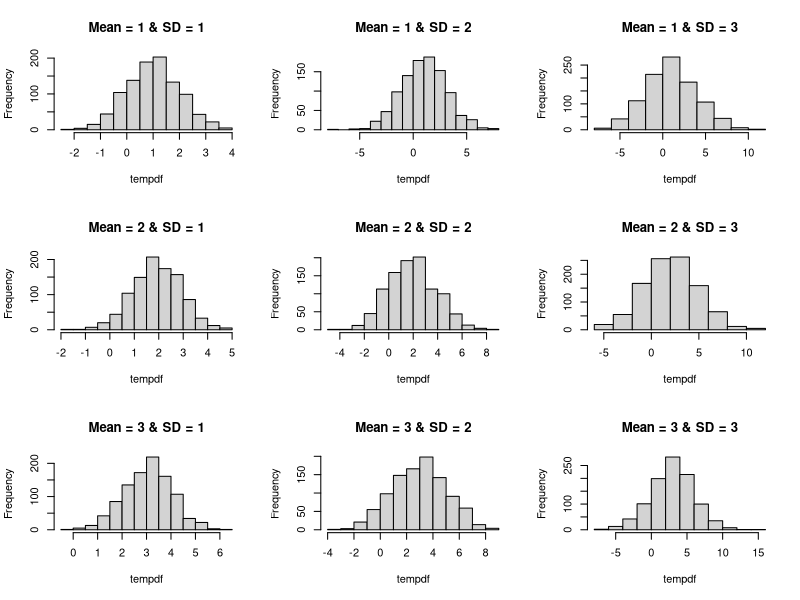

The R script that drew this image:
## ---- chunk 1
library(palmerpenguins)
penguins <- penguins[!is.na(penguins$body_mass_g),]
penguins <- data.frame(penguins) ## drop NAs and convert to  data.frame
str(penguins)


### separate linear models for each species
adelie <- subset(penguins, species=="Adelie")
corAde <- cor(adelie$bill_length_mm, adelie$bill_depth_mm, use="complete.obs")
chinstrap <- subset(penguins, species=="Chinstrap")
corchin <- cor(chinstrap$bill_length_mm, chinstrap$bill_depth_mm, use="complete.obs")
gentoo <- subset(penguins, species=="Gentoo")
corGen <- cor(gentoo$bill_length_mm, gentoo$bill_depth_mm, use="complete.obs")
penguinDF <- data.frame(species=c("Adelie","Chinstrap","Gentoo"), 
                        corValue =c(corAde,corchin,corGen) )

## ---- chunk 2
for(i in 1:5){
  print(i)
}

## ---- chunk 3

## list species
speciesNames <- c("Adelie","Chinstrap","Gentoo")

## Empty vector to fill
outCor <- c()

for(i in 1:3){
tempPenguin <- subset(penguins, species==speciesNames[i]) ## subset species by that iteration
corVal <- cor(tempPenguin$bill_length_mm, tempPenguin$bill_depth_mm, use="complete.obs") ##conduct correlation
outCor <- c(outCor,corVal) ## join empty vector with new cor value
}
outCor

## ---- chunk 4

## Empty vector to fill
outCor <- c()

for(i in c("Adelie","Chinstrap","Gentoo")){
tempPenguin <- subset(penguins, species== i ) ## subset species by that iteration
corVal <- cor(tempPenguin$bill_length_mm, tempPenguin$bill_depth_mm, use="complete.obs") ##conduct correlation
outCor <- c(outCor,corVal) ## join empty vector with new cor value
}
outCor

## ---- chunk 5
## Empty data.frame to fill
coefout <- data.frame()

for(i in c("Adelie","Chinstrap","Gentoo")){
model <- lm(flipper_length_mm ~ body_mass_g, data= penguins, species == i )
dfTemp <- data.frame(species= i, 
                      coefficient = coef(model)[2],
                      intercept = coef(model)[2])
coefout <- rbind(coefout,dfTemp)
}
coefout
## ---- chunk 6
## Empty data.frame to fill
coefout <- data.frame()

for(i in c("Adelie","Chinstrap","Gentoo")){
  for(j in 2007:2009){
    
model <- lm(flipper_length_mm ~ body_mass_g, data= penguins, species == i & year == j )
dfTemp <- data.frame(species= i, 
                     year = j,
                      coefficient = coef(model)[2],
                      intercept = coef(model)[2])
coefout <- rbind(coefout,dfTemp)
  }
}
coefout
## ---- chunk 7

par(mfrow=c(3,3))
for(i in 1:3){
  for(j in 1:3){
  tempdf <- rnorm(1000, mean= i, sd = j )
  hist(tempdf, main=paste0("Mean = ",i," & SD = ",j))
  }
}


## ---- chunk 8

## Create output dataframe
outDF <- data.frame()

for(i in c(4,6,8)){
  m1 <- lm(mpg ~ hp, data=mtcars, cyl==i) ## linear model through mtcars dataset for each cylinder type
  results <- data.frame(anova(m1)) ## extract model co-efficients
  results[,"cyl"] <- i
  outDF <- rbind(results)
}
outDF


## ---- chunk 9
## Create output dataframe
outDF <- data.frame()

for(i in c(4,6,8)){
  m1 <- lm(mpg ~ hp, data=mtcars, cyl==i) ## linear model through mtcars dataset for each cylinder type
  results <- data.frame(anova(m1)) ## extract model co-efficients
  results[,"cyl"] <- i
  outDF <- rbind(outDF, results) ## NEEDED TO ADD BIND TO OUTPUT DF
}
outDF
## ---- chunk 10
## Create output dataframe
anovaOut <- data.frame()

for(i in c("cyl","gear","am")){
 i 
}
## ---- chunk 11
for(i in c("cyl","gear","am")){
 predictor <- as.factor( mtcars[,i])
 m1 <- aov(mpg ~ predictor, data=mtcars)
 print(summary(m1))
}
## ---- chunk 12
for(i in 2007:2009){
  m1 <- lm(bill_length_mm ~ body_mass_g, data=penguins, year==i)
  
}
## ---- chunk 13
for(i in 2007:2009){
  m1 <- lm(bill_length_mm ~ body_mass_g, data=penguins, year==i)
  shap1 <- shapiro.test(residuals(m1))
  print(shap1)
}
